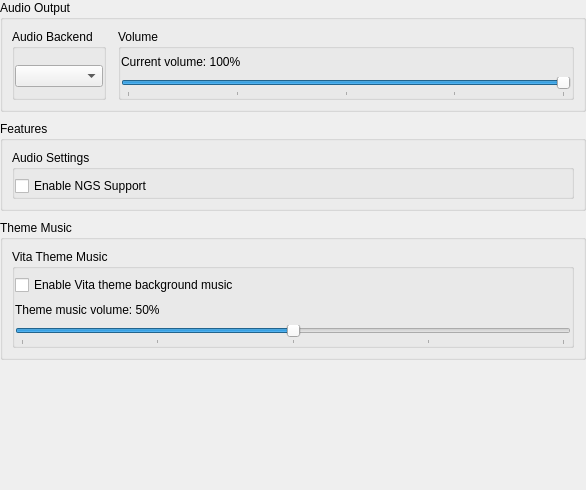
           <widget class="QWidget" name="audio_scroll_contents">
            <property name="geometry">
             <rect>
              <x>0</x>
              <y>0</y>
              <width>586</width>
              <height>490</height>
             </rect>
            </property>
            <layout class="QVBoxLayout" name="audio_tab_content_layout">
             <property name="spacing">
              <number>9</number>
             </property>
             <property name="leftMargin">
              <number>0</number>
             </property>
             <property name="topMargin">
              <number>0</number>
             </property>
             <property name="rightMargin">
              <number>0</number>
             </property>
             <property name="bottomMargin">
              <number>0</number>
             </property>
             <item>
              <widget class="QGroupBox" name="gb_audio_output_section">
               <property name="title">
                <string>Audio Output</string>
               </property>
               <layout class="QGridLayout" name="gb_audio_output_section_layout">
                <property name="horizontalSpacing">
                 <number>12</number>
                </property>
                <property name="verticalSpacing">
                 <number>6</number>
                </property>
                <item row="0" column="0">
                 <widget class="QGroupBox" name="gb_audio_backend">
                  <property name="title">
                   <string>Audio Backend</string>
                  </property>
                  <property name="flat">
                   <bool>true</bool>
                  </property>
                  <layout class="QVBoxLayout" name="gb_audio_backend_layout">
                   <property name="leftMargin">
                    <number>0</number>
                   </property>
                   <property name="topMargin">
                    <number>6</number>
                   </property>
                   <property name="rightMargin">
                    <number>0</number>
                   </property>
                   <property name="bottomMargin">
                    <number>0</number>
                   </property>
                   <item>
                    <widget class="QComboBox" name="audio_backend_box"/>
                   </item>
                  </layout>
                 </widget>
                </item>
                <item row="0" column="1">
                 <widget class="QGroupBox" name="gb_audio_volume">
                  <property name="title">
                   <string>Volume</string>
                  </property>
                  <property name="flat">
                   <bool>true</bool>
                  </property>
                  <layout class="QVBoxLayout" name="gb_audio_volume_layout">
                   <property name="spacing">
                    <number>8</number>
                   </property>
                   <property name="leftMargin">
                    <number>0</number>
                   </property>
                   <property name="topMargin">
                    <number>6</number>
                   </property>
                   <property name="rightMargin">
                    <number>0</number>
                   </property>
                   <property name="bottomMargin">
                    <number>0</number>
                   </property>
                   <item>
                    <widget class="QLabel" name="audio_volume_label">
                     <property name="text">
                      <string>Current volume: 100%</string>
                     </property>
                    </widget>
                   </item>
                   <item>
                    <widget class="QSlider" name="audio_volume">
                     <property name="minimum">
                      <number>0</number>
                     </property>
                     <property name="maximum">
                      <number>100</number>
                     </property>
                     <property name="value">
                      <number>100</number>
                     </property>
                     <property name="orientation">
                      <enum>Qt::Orientation::Horizontal</enum>
                     </property>
                     <property name="tickPosition">
                      <enum>QSlider::TickPosition::TicksBelow</enum>
                     </property>
                     <property name="tickInterval">
                      <number>25</number>
                     </property>
                    </widget>
                   </item>
                  </layout>
                 </widget>
                </item>
               </layout>
              </widget>
             </item>
             <item>
              <widget class="QGroupBox" name="gb_audio_features_section">
               <property name="title">
                <string>Features</string>
               </property>
               <layout class="QVBoxLayout" name="gb_audio_features_section_layout">
                <item>
                 <widget class="QGroupBox" name="gb_audio_settings">
                  <property name="title">
                   <string>Audio Settings</string>
                  </property>
                  <property name="flat">
                   <bool>true</bool>
                  </property>
                  <layout class="QVBoxLayout" name="gb_audio_settings_layout">
                   <property name="leftMargin">
                    <number>0</number>
                   </property>
                   <property name="topMargin">
                    <number>6</number>
                   </property>
                   <property name="rightMargin">
                    <number>0</number>
                   </property>
                   <property name="bottomMargin">
                    <number>0</number>
                   </property>
                   <item>
                    <widget class="QCheckBox" name="ngs_enable">
                     <property name="text">
                      <string>Enable NGS Support</string>
                     </property>
                    </widget>
                   </item>
                  </layout>
                 </widget>
                </item>
               </layout>
              </widget>
             </item>
             <item>
              <widget class="QGroupBox" name="gb_theme_music_section">
               <property name="title">
                <string>Theme Music</string>
               </property>
               <layout class="QVBoxLayout" name="gb_theme_music_section_layout">
                <item>
                 <widget class="QGroupBox" name="gb_theme_music_controls">
                  <property name="title">
                   <string>Vita Theme Music</string>
                  </property>
                  <property name="flat">
                   <bool>true</bool>
                  </property>
                  <layout class="QVBoxLayout" name="gb_theme_music_controls_layout">
                   <property name="spacing">
                    <number>8</number>
                   </property>
                   <property name="leftMargin">
                    <number>0</number>
                   </property>
                   <property name="topMargin">
                    <number>6</number>
                   </property>
                   <property name="rightMargin">
                    <number>0</number>
                   </property>
                   <property name="bottomMargin">
                    <number>0</number>
                   </property>
                   <item>
                    <widget class="QCheckBox" name="theme_music_enable">
                     <property name="text">
                      <string>Enable Vita theme background music</string>
                     </property>
                    </widget>
                   </item>
                   <item>
                    <widget class="QLabel" name="theme_music_volume_label">
                     <property name="text">
                      <string>Theme music volume: 50%</string>
                     </property>
                    </widget>
                   </item>
                   <item>
                    <widget class="QSlider" name="theme_music_volume">
                     <property name="minimum">
                      <number>0</number>
                     </property>
                     <property name="maximum">
                      <number>100</number>
                     </property>
                     <property name="value">
                      <number>50</number>
                     </property>
                     <property name="orientation">
                      <enum>Qt::Orientation::Horizontal</enum>
                     </property>
                     <property name="tickPosition">
                      <enum>QSlider::TickPosition::TicksBelow</enum>
                     </property>
                     <property name="tickInterval">
                      <number>25</number>
                     </property>
                    </widget>
                   </item>
                  </layout>
                 </widget>
                </item>
               </layout>
              </widget>
             </item>
             <item>
              <spacer name="audio_tab_content_spacer">
               <property name="orientation">
                <enum>Qt::Orientation::Vertical</enum>
               </property>
               <property name="sizeHint" stdset="0">
                <size>
                 <width>20</width>
                 <height>40</height>
                </size>
               </property>
              </spacer>
             </item>
            </layout>
           </widget>
